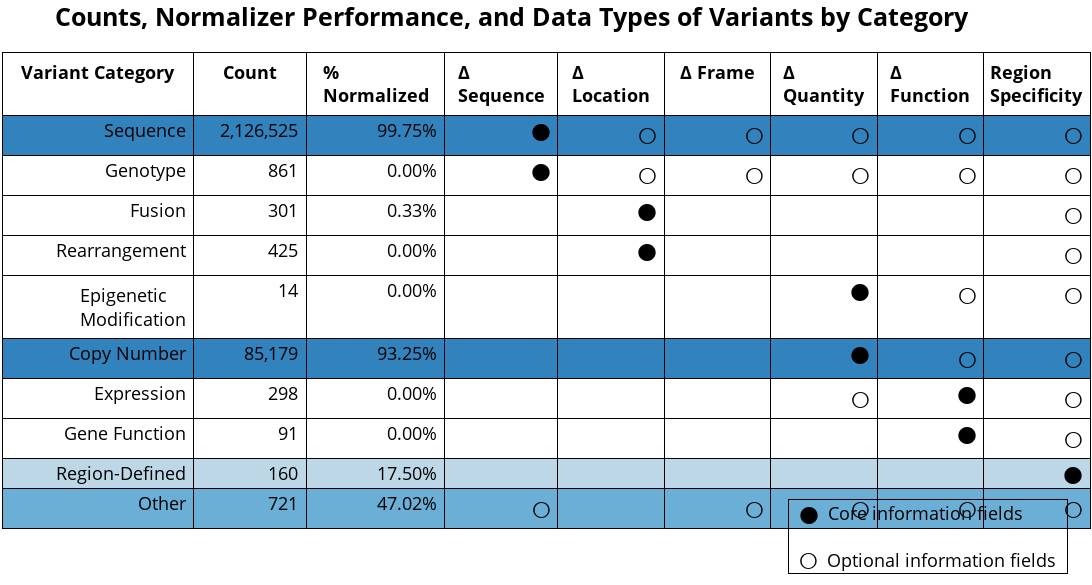

Notebook source saved alongside this figure:
### Code cell
base_colors = ['rgb(49, 130, 189)','rgb(239, 243, 255)', 'rgb(189, 215, 231)', 'rgb(107, 174, 214)',
           'white']
core_field = "\u2B24"
optional_field = "<b>◯</b>"

colors = ['rgb(49, 130, 189)','white', 'white', 'white',
           'white', 'rgb(49, 130, 189)', 'white', 'white', 'rgb(189, 215, 231)','rgb(107, 174, 214)']

data = {
        # 'variant_category' : VARIANT_CATEGORY_VALUES,
        'variant_category' : ["Sequence", "Genotype", "Fusion", "Rearrangement", "Epigenetic Modification", "Copy Number", "Expression", "Gene Function", "Region-Defined", "Other"],
        'counts' : [f'{category_counts[v.value][Fields.TOTAL_COUNT]:,}' for v in VARIANT_CATEGORY_VALUES],
        'percent_normalized' : ["%.2f" %round(float(category_counts[v.value][Fields.PERCENT_NORMALIZED])*100,2)+"%" for v in VARIANT_CATEGORY_VALUES],
        'delta_sequence' : [core_field, core_field, "", "", "", "", "", "", "", optional_field],
        'delta_location' : [optional_field, optional_field, core_field, core_field, "", "", "", "", "", ""],
        'delta_frame' : [optional_field, optional_field, "", "", "", "", "", "", "", optional_field],
        'delta_quantity' : [optional_field, optional_field, "", "", core_field, core_field, optional_field, "", "", optional_field],
        'delta_function' : [optional_field, optional_field, "", "", optional_field, optional_field, core_field, core_field, "", optional_field],
        'region_specificity' : [optional_field, optional_field, optional_field, optional_field, optional_field, optional_field, optional_field, optional_field, core_field, optional_field],
        'shading' : colors
         }
df = pd.DataFrame(data)

fig = go.Figure(data=[go.Table(
  columnwidth = [90,53,65,53,50,50,50,50,50,50],
  header=dict(
    values=["<b>Variant Category</b>", "<b>Count</b>", "<b>% Normalized</b>", "<b>Δ Sequence</b>", "<b>Δ Location</b>", "<b>Δ Frame</b>", "<b>Δ Quantity</b>", "<b>Δ Function</b>", "<b>Region Specificity</b>"],
    line_color='black', fill_color='white',
    align='center', font=dict(color='black', size=18)
  ),
  cells=dict(
    values=[df.variant_category, df.counts, df.percent_normalized, df.delta_sequence, df.delta_location, df.delta_frame, df.delta_quantity, df.delta_function, df.region_specificity],
    line_color=["black"], fill_color= [df.shading],
    align='right', font=dict(color='black', size=18), height=30
  ))

])

fig.add_annotation(
            dict(
                text='  \u2B24  Core information fields<br><br>  <b>◯</b>  Optional information fields  ',
                align='left',
                showarrow=False,
                xref='paper',
                xanchor = 'right',
                yref='paper',
                x=0.98,
                y=0.02,
                yanchor = 'bottom',
                bordercolor='black',
                borderwidth=1
            ))

fig.update_layout(
    height=585, 
    width=1400,
    font=dict(
        size=18,
        color="Black"
        ),
    title = "<b>Counts, Normalizer Performance, and Data Types of Variants by Category</b>",
        margin=go.layout.Margin(
        l=2, #left margin
        r=2, #right margin
        b=0, #bottom margin
        t=52  #top margin
    ))
fig.show()

### Figure 1 — Plotly figure (JSON) as saved in the notebook; plotly's stock layout.template omitted (floating-point values rounded to 4 significant figures)
{"data": [{"cells": {"align": "right", "fill": {"color": [["rgb(49, 130, 189)", "white", "white", "white", "white", "rgb(49, 130, 189)", "white", "white", "rgb(189, 215, 231)", "rgb(107, 174, 214)"]]}, "font": {"color": "black", "size": 18}, "height": 30, "line": {"color": ["black"]}, "values": [["Sequence", "Genotype", "Fusion", "Rearrangement", "Epigenetic Modification", "Copy Number", "Expression", "Gene Function", "Region-Defined", "Other"], ["2,126,525", "861", "301", "425", "14", "85,179", "298", "91", "160", "721"], ["99.75%", "0.00%", "0.33%", "0.00%", "0.00%", "93.25%", "0.00%", "0.00%", "17.50%", "47.02%"], ["⬤", "⬤", "", "", "", "", "", "", "", "<b>◯</b>"], ["<b>◯</b>", "<b>◯</b>", "⬤", "⬤", "", "", "", "", "", ""], ["<b>◯</b>", "<b>◯</b>", "", "", "", "", "", "", "", "<b>◯</b>"], ["<b>◯</b>", "<b>◯</b>", "", "", "⬤", "⬤", "<b>◯</b>", "", "", "<b>◯</b>"], ["<b>◯</b>", "<b>◯</b>", "", "", "<b>◯</b>", "<b>◯</b>", "⬤", "⬤", "", "<b>◯</b>"], ["<b>◯</b>", "<b>◯</b>", "<b>◯</b>", "<b>◯</b>", "<b>◯</b>", "<b>◯</b>", "<b>◯</b>", "<b>◯</b>", "⬤", "<b>◯</b>"]]}, "columnwidth": [90, 53, 65, 53, 50, 50, 50, 50, 50, 50], "header": {"align": "center", "fill": {"color": "white"}, "font": {"color": "black", "size": 18}, "line": {"color": "black"}, "values": ["<b>Variant Category</b>", "<b>Count</b>", "<b>% Normalized</b>", "<b>Δ Sequence</b>", "<b>Δ Location</b>", "<b>Δ Frame</b>", "<b>Δ Quantity</b>", "<b>Δ Function</b>", "<b>Region Specificity</b>"]}, "type": "table"}], "layout": {"annotations": [{"align": "left", "bordercolor": "black", "borderwidth": 1, "showarrow": false, "text": "  ⬤  Core information fields<br><br>  <b>◯</b>  Optional information fields  ", "x": 0.98, "xanchor": "right", "xref": "paper", "y": 0.02, "yanchor": "bottom", "yref": "paper"}], "font": {"color": "Black", "size": 18}, "height": 585, "margin": {"b": 0, "l": 2, "r": 2, "t": 52}, "title": {"text": "<b>Counts, Normalizer Performance, and Data Types of Variants by Category</b>"}, "width": 1400}}
